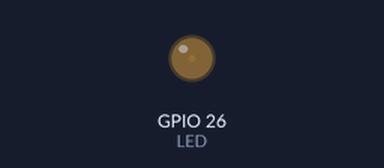
The sketch below on a simulated ESP32. Shown: output pins drawn as LEDs (lit = HIGH).

Above: at 0.05 s.
At 2.3 s:
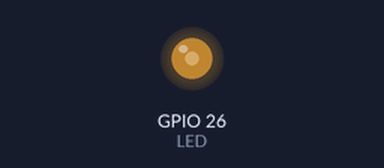
At 4.6 s:
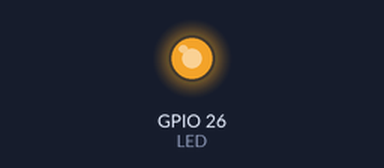
At 9.2 s:
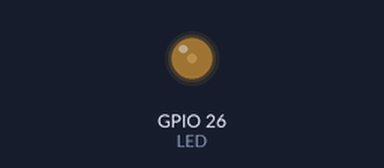
Timing chart, 0 to 13.3 s (numbered marks = the images above):
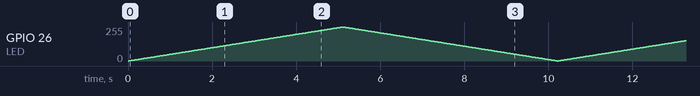

The sketch:

6-1.ino
```cpp
#define LED 26

uint8_t daValue=0;
boolean isBright = true;

void setup() {
  // put your setup code here, to run once:
}

void loop() {
  // put your main code here, to run repeatedly:
  dacWrite(LED,daValue);

  if(isBright){
    daValue++;
  }
  else{
    daValue--;
  }

  if(daValue==255||daValue==0){
    isBright = !isBright;
  }
  delay(20);

}
```
